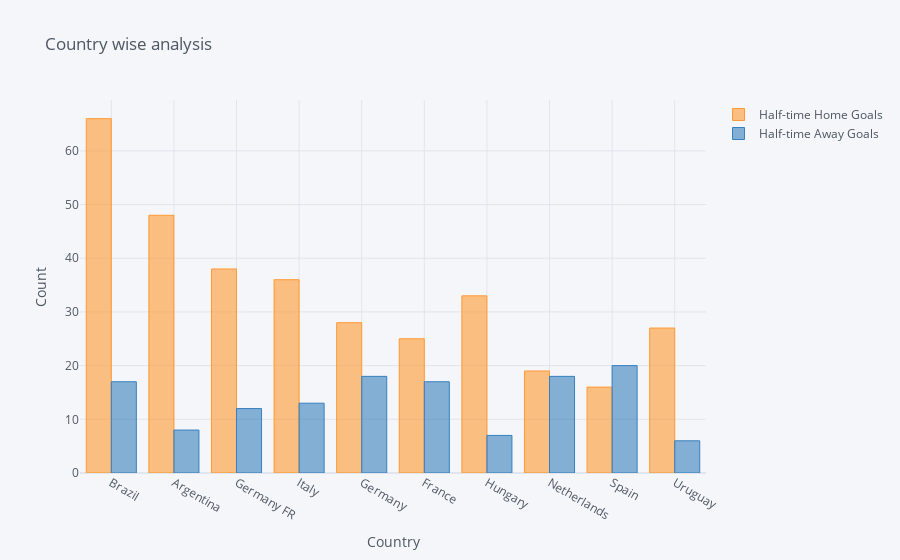

Notebook code for this chart:
### Code cell
#Brazil has again scored a majority of total goals playing as home team whereas spain scored more goals playing as away country rather than home country
total.iplot(kind='bar',yTitle='Count',title='Country wise analysis',xTitle='Country')

### Figure 1 — Plotly figure (JSON) as saved in the notebook; plotly's stock layout.template omitted (floating-point values rounded to 4 significant figures)
{"data": [{"marker": {"color": "rgba(255, 153, 51, 0.6)", "line": {"color": "rgba(255, 153, 51, 1.0)", "width": 1}}, "name": "Half-time Home Goals", "orientation": "v", "text": "", "x": ["Brazil", "Argentina", "Germany FR", "Italy", "Germany", "France", "Hungary", "Netherlands", "Spain", "Uruguay"], "y": [66.0, 48.0, 38.0, 36.0, 28.0, 25.0, 33.0, 19.0, 16.0, 27.0], "type": "bar"}, {"marker": {"color": "rgba(55, 128, 191, 0.6)", "line": {"color": "rgba(55, 128, 191, 1.0)", "width": 1}}, "name": "Half-time Away Goals", "orientation": "v", "text": "", "x": ["Brazil", "Argentina", "Germany FR", "Italy", "Germany", "France", "Hungary", "Netherlands", "Spain", "Uruguay"], "y": [17, 8, 12, 13, 18, 17, 7, 18, 20, 6], "type": "bar"}], "layout": {"legend": {"bgcolor": "#F5F6F9", "font": {"color": "#4D5663"}}, "paper_bgcolor": "#F5F6F9", "plot_bgcolor": "#F5F6F9", "title": {"font": {"color": "#4D5663"}, "text": "Country wise analysis"}, "xaxis": {"gridcolor": "#E1E5ED", "showgrid": true, "tickfont": {"color": "#4D5663"}, "title": {"font": {"color": "#4D5663"}, "text": "Country"}, "zerolinecolor": "#E1E5ED"}, "yaxis": {"gridcolor": "#E1E5ED", "showgrid": true, "tickfont": {"color": "#4D5663"}, "title": {"font": {"color": "#4D5663"}, "text": "Count"}, "zerolinecolor": "#E1E5ED"}}}
